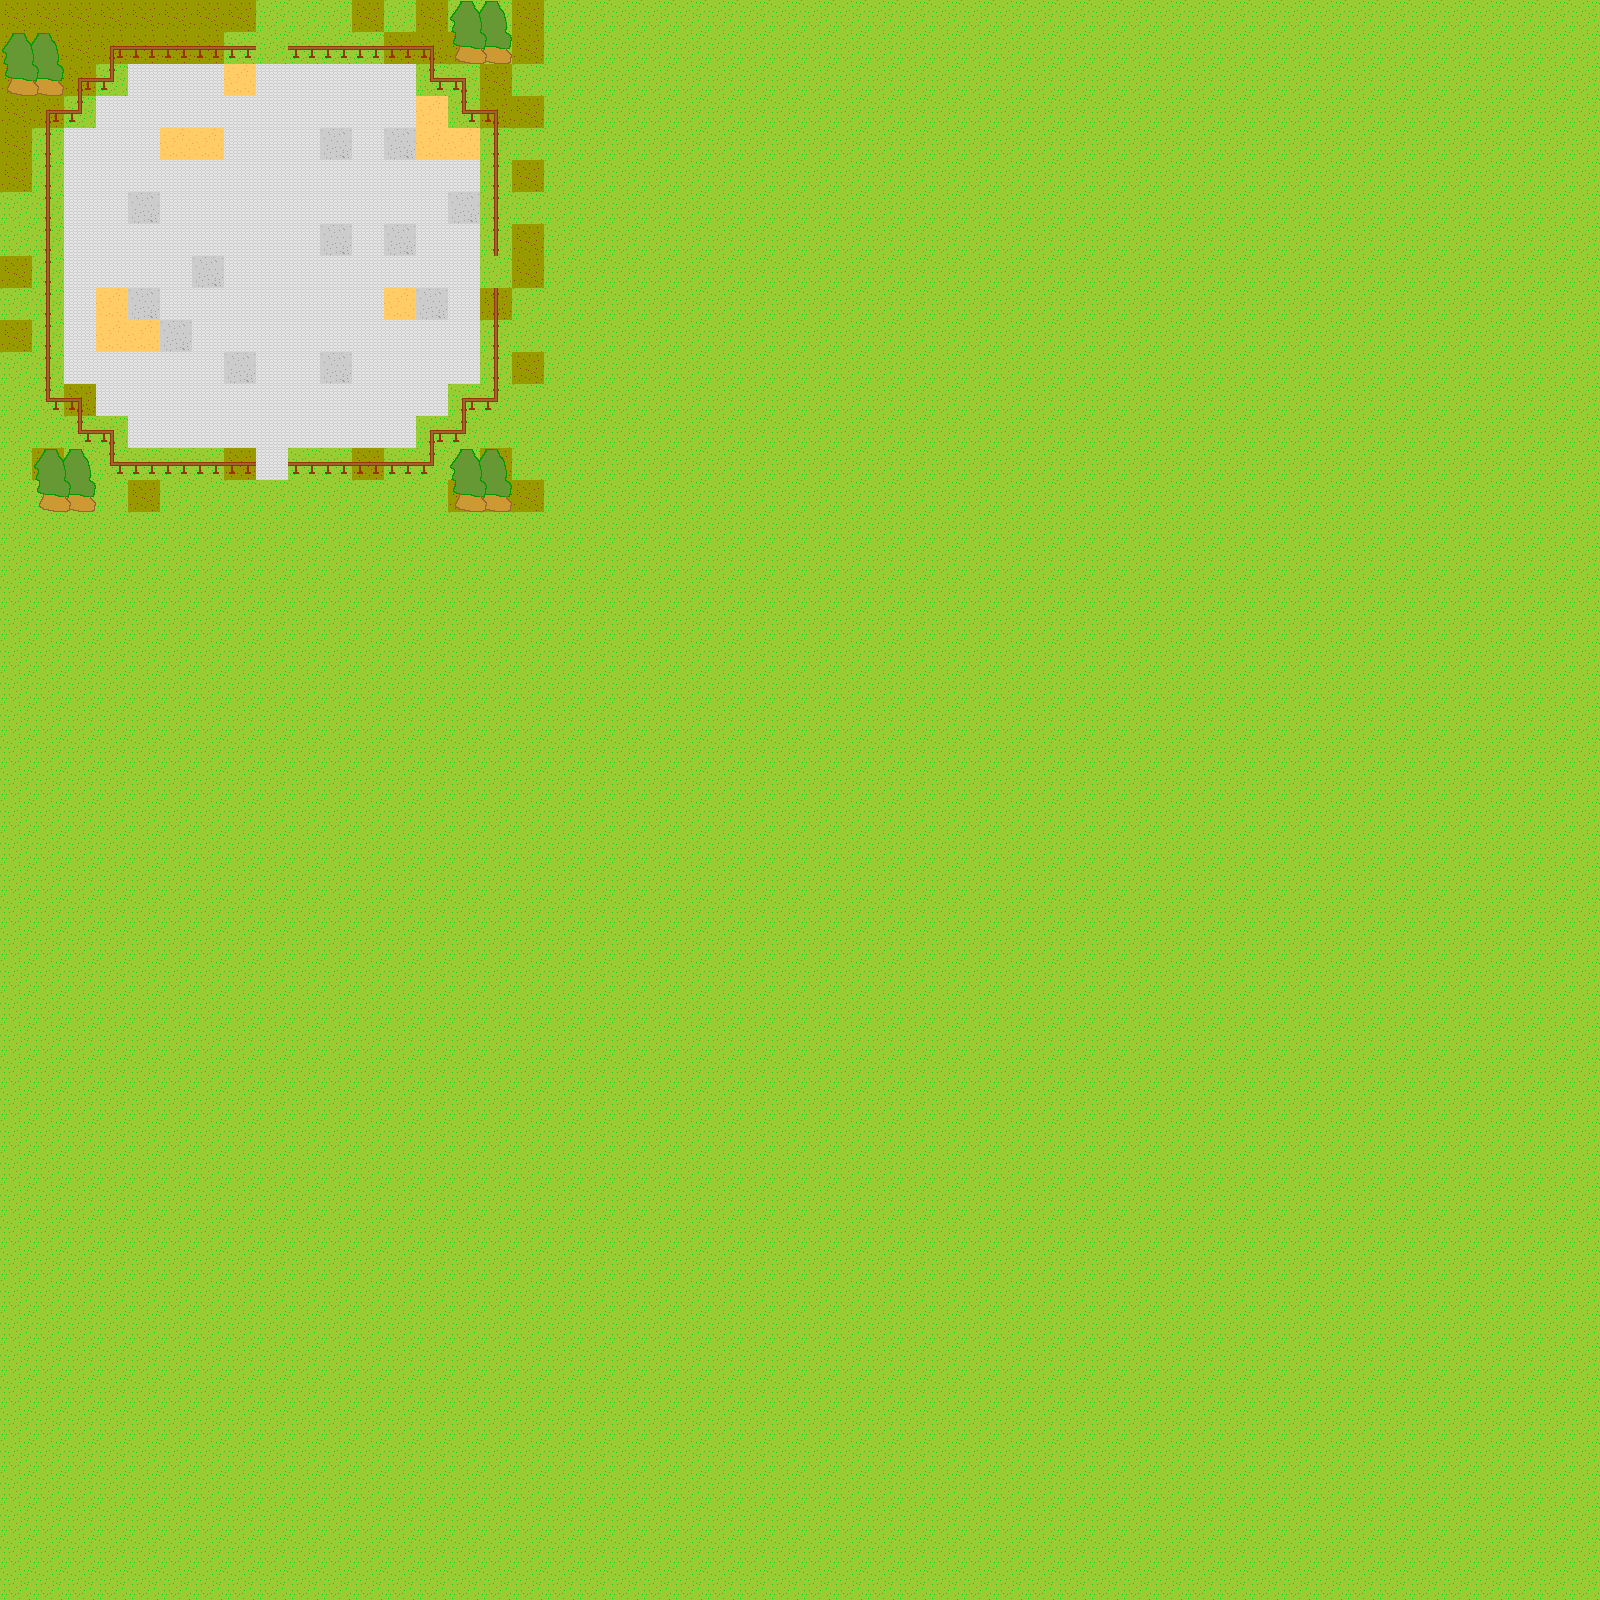

This game map was drawn from its Tiled (.tmx) file and the tilesets committed beside it. A one-line description and the trimmed map source follow:
An orthogonal 50x50 tile map with 32x32 px tiles, 2 tile layers (ground, collision), 2 tilesets.

<map version="1.0" tiledversion="1.0.3" orientation="orthogonal" renderorder="right-down" width="50" height="50" tilewidth="32" tileheight="32" nextobjectid="1">
 <tileset firstgid="1" name="tiles" tilewidth="32" tileheight="32" tilecount="400" columns="20">
  <image source="../../../images/tiles/tiles.png" width="640" height="640" />
  <tile id="1">
   <properties>
    <property name="type" value="grass" />
   </properties>
  </tile>
  <tile id="2">
   <properties>
    <property name="type" value="dirt" />
   </properties>
  </tile>
  <tile id="3">
   <properties>
    <property name="type" value="sand" />
   </properties>
  </tile>
  <tile id="4">
   <properties>
    <property name="type" value="water" />
   </properties>
  </tile>
  <tile id="5">
   <properties>
    <property name="type" value="rock" />
   </properties>
  </tile>
  <tile id="6">
   <properties>
    <property name="type" value="road" />
   </properties>
  </tile>
  <tile id="7">
   <properties>
    <property name="type" value="desert" />
   </properties>
  </tile>
  <tile id="20">
   <properties>
    <property name="type" value="impassable" />
   </properties>
  </tile>
  <tile id="21">
   <properties>
    <property name="type" value="impassable" />
   </properties>
  </tile>
  <tile id="40">
   <properties>
    <property name="type" value="impassable" />
   </properties>
  </tile>
  <tile id="41">
   <properties>
    <property name="type" value="impassable" />
   </properties>
  </tile>
  <tile id="60">
   <properties>
    <property name="type" value="impassable" />
   </properties>
  </tile>
  <tile id="61">
   <properties>
    <property name="type" value="impassable" />
   </properties>
  </tile>
  <tile id="80">
   <properties>
    <property name="type" value="impassable" />
   </properties>
  </tile>
  <tile id="81">
   <properties>
    <property name="type" value="impassable" />
   </properties>
  </tile>
  <tile id="120">
   <properties>
    <property name="type" value="impassable" />
   </properties>
  </tile>
  <tile id="121">
   <properties>
    <property name="type" value="impassable" />
   </properties>
  </tile>
  <tile id="122">
   <properties>
    <property name="type" value="impassable" />
   </properties>
  </tile>
  <tile id="140">
   <properties>
    <property name="type" value="impassable" />
   </properties>
  </tile>
  <tile id="141">
   <properties>
    <property name="type" value="impassable" />
   </properties>
  </tile>
  <tile id="143">
   <properties>
    <property name="type" value="impassable" />
   </properties>
  </tile>
  <tile id="160">
   <properties>
    <property name="type" value="impassable" />
   </properties>
  </tile>
  <tile id="161">
   <properties>
    <property name="type" value="impassable" />
   </properties>
  </tile>
  <tile id="162">
   <properties>
    <property name="type" value="impassable" />
   </properties>
  </tile>
  <tile id="163">
   <properties>
    <property name="type" value="impassable" />
   </properties>
  </tile>
  <tile id="164">
   <properties>
    <property name="type" value="impassable" />
   </properties>
  </tile>
  <tile id="165">
   <properties>
    <property name="type" value="impassable" />
   </properties>
  </tile>
  <tile id="166">
   <properties>
    <property name="type" value="impassable" />
   </properties>
  </tile>
  <tile id="167">
   <properties>
    <property name="type" value="impassable" />
   </properties>
  </tile>
  <tile id="168">
   <properties>
    <property name="type" value="impassable" />
   </properties>
  </tile>
  <tile id="169">
   <properties>
    <property name="type" value="impassable" />
   </properties>
  </tile>
  <tile id="170">
   <properties>
    <property name="type" value="impassable" />
   </properties>
  </tile>
  <tile id="171">
   <properties>
    <property name="type" value="impassable" />
   </properties>
  </tile>
  <tile id="172">
   <properties>
    <property name="type" value="impassable" />
   </properties>
  </tile>
  <tile id="173">
   <properties>
    <property name="type" value="impassable" />
   </properties>
  </tile>
  <tile id="180">
   <properties>
    <property name="type" value="impassable" />
   </properties>
  </tile>
  <tile id="181">
   <properties>
    <property name="type" value="impassable" />
   </properties>
  </tile>
  <tile id="182">
   <properties>
    <property name="type" value="impassable" />
   </properties>
  </tile>
  <tile id="183">
   <properties>
    <property name="type" value="impassable" />
   </properties>
  </tile>
  <tile id="184">
   <properties>
    <property name="type" value="impassable" />
   </properties>
  </tile>
  <tile id="185">
   <properties>
    <property name="type" value="impassable" />
   </properties>
  </tile>
  <tile id="186">
   <properties>
    <property name="type" value="impassable" />
   </properties>
  </tile>
  <tile id="187">
   <properties>
    <property name="type" value="impassable" />
   </properties>
  </tile>
  <tile id="188">
   <properties>
    <property name="type" value="impassable" />
   </properties>
  </tile>
  <tile id="189">
   <properties>
    <property name="type" value="impassable" />
   </properties>
  </tile>
  <tile id="190">
   <properties>
    <property name="type" value="impassable" />
   </properties>
  </tile>
  <tile id="191">
   <properties>
    <property name="type" value="impassable" />
   </properties>
  </tile>
  <tile id="192">
   <properties>
    <property name="type" value="impassable" />
   </properties>
  </tile>
  <tile id="193">
   <properties>
    <property name="type" value="impassable" />
   </properties>
  </tile>
  <tile id="200">
   <properties>
    <property name="type" value="impassable" />
   </properties>
  </tile>
  <tile id="201">
   <properties>
    <property name="type" value="impassable" />
   </properties>
  </tile>
  <tile id="202">
   <properties>
    <property name="type" value="impassable" />
   </properties>
  </tile>
  <tile id="203">
   <properties>
    <property name="type" value="impassable" />
   </properties>
  </tile>
  <tile id="204">
   <properties>
    <property name="type" value="impassable" />
   </properties>
  </tile>
  <tile id="205">
   <properties>
    <property name="type" value="impassable" />
   </properties>
  </tile>
  <tile id="206">
   <properties>
    <property name="type" value="impassable" />
   </properties>
  </tile>
  <tile id="207">
   <properties>
    <property name="type" value="impassable" />
   </properties>
  </tile>
  <tile id="208">
   <properties>
    <property name="type" value="impassable" />
   </properties>
  </tile>
  <tile id="209">
   <properties>
    <property name="type" value="impassable" />
   </properties>
  </tile>
  <tile id="210">
   <properties>
    <property name="type" value="impassable" />
   </properties>
  </tile>
  <tile id="211">
   <properties>
    <property name="type" value="impassable" />
   </properties>
  </tile>
  <tile id="212">
   <properties>
    <property name="type" value="impassable" />
   </properties>
  </tile>
  <tile id="213">
   <properties>
    <property name="type" value="impassable" />
   </properties>
  </tile>
 </tileset>
 <tileset firstgid="401" name="buildings" tilewidth="32" tileheight="32" tilecount="100" columns="10">
  <image source="../../../images/tiles/buildings.png" width="320" height="320" />
  <terraintypes>
   <terrain name="New Terrain" tile="-1" />
  </terraintypes>
  <tile id="0">
   <properties>
    <property name="type" value="impassable" />
   </properties>
  </tile>
  <tile id="1">
   <properties>
    <property name="type" value="impassable" />
   </properties>
  </tile>
  <tile id="2">
   <properties>
    <property name="type" value="impassable" />
   </properties>
  </tile>
  <tile id="3">
   <properties>
    <property name="type" value="impassable" />
   </properties>
  </tile>
  <tile id="4">
   <properties>
    <property name="type" value="impassable" />
   </properties>
  </tile>
  <tile id="5">
   <properties>
    <property name="type" value="impassable" />
   </properties>
  </tile>
  <tile id="6">
   <properties>
    <property name="type" value="impassable" />
   </properties>
  </tile>
  <tile id="7">
   <properties>
    <property name="type" value="impassable" />
   </properties>
  </tile>
  <tile id="8">
   <properties>
    <property name="type" value="impassable" />
   </properties>
  </tile>
  <tile id="9">
   <properties>
    <property name="type" value="impassable" />
   </properties>
  </tile>
  <tile id="10">
   <properties>
    <property name="type" value="impassable" />
   </properties>
  </tile>
  <tile id="11">
   <properties>
    <property name="type" value="impassable" />
   </properties>
  </tile>
  <tile id="12">
   <properties>
    <property name="type" value="impassable" />
   </properties>
  </tile>
  <tile id="13">
   <properties>
    <property name="type" value="impassable" />
   </properties>
  </tile>
  <tile id="14">
   <properties>
    <property name="type" value="impassable" />
   </properties>
  </tile>
  <tile id="15">
   <properties>
    <property name="type" value="impassable" />
   </properties>
  </tile>
  <tile id="16">
   <properties>
    <property name="type" value="impassable" />
   </properties>
  </tile>
  <tile id="17">
   <properties>
    <property name="type" value="impassable" />
   </properties>
  </tile>
  <tile id="18">
   <properties>
    <property name="type" value="impassable" />
   </properties>
  </tile>
  <tile id="19">
   <properties>
    <property name="type" value="impassable" />
   </properties>
  </tile>
  <tile id="20">
   <properties>
    <property name="type" value="impassable" />
   </properties>
  </tile>
  <tile id="21">
   <properties>
    <property name="type" value="impassable" />
   </properties>
  </tile>
  <tile id="22">
   <properties>
    <property name="type" value="impassable" />
   </properties>
  </tile>
  <tile id="23">
   <properties>
    <property name="type" value="impassable" />
   </properties>
  </tile>
  <tile id="24">
   <properties>
    <property name="type" value="impassable" />
   </properties>
  </tile>
  <tile id="25">
   <properties>
    <property name="type" value="impassable" />
   </properties>
  </tile>
  <tile id="26">
   <properties>
    <property name="type" value="impassable" />
   </properties>
  </tile>
  <tile id="27">
   <properties>
    <property name="type" value="impassable" />
   </properties>
  </tile>
  <tile id="28">
   <properties>
    <property name="type" value="impassable" />
   </properties>
  </tile>
  <tile id="29">
   <properties>
    <property name="type" value="impassable" />
   </properties>
  </tile>
  <tile id="30">
   <properties>
    <property name="type" value="impassable" />
   </properties>
  </tile>
  <tile id="31">
   <properties>
    <property name="type" value="impassable" />
   </properties>
  </tile>
  <tile id="32">
   <properties>
    <property name="type" value="impassable" />
   </properties>
  </tile>
  <tile id="33">
   <properties>
    <property name="type" value="impassable" />
   </properties>
  </tile>
  <tile id="34">
   <properties>
    <property name="type" value="impassable" />
   </properties>
  </tile>
  <tile id="35">
   <properties>
    <property name="type" value="impassable" />
   </properties>
  </tile>
  <tile id="36">
   <properties>
    <property name="type" value="impassable" />
   </properties>
  </tile>
  <tile id="37">
   <properties>
    <property name="type" value="impassable" />
   </properties>
  </tile>
  <tile id="38">
   <properties>
    <property name="type" value="impassable" />
   </properties>
  </tile>
  <tile id="39">
   <properties>
    <property name="type" value="impassable" />
   </properties>
  </tile>
  <tile id="40">
   <properties>
    <property name="type" value="impassable" />
   </properties>
  </tile>
  <tile id="41">
   <properties>
    <property name="type" value="impassable" />
   </properties>
  </tile>
  <tile id="42">
   <properties>
    <property name="type" value="impassable" />
   </properties>
  </tile>
  <tile id="43">
   <properties>
    <property name="type" value="impassable" />
   </properties>
  </tile>
  <tile id="44">
   <properties>
    <property name="type" value="impassable" />
   </properties>
  </tile>
  <tile id="45">
   <properties>
    <property name="type" value="impassable" />
   </properties>
  </tile>
  <tile id="46">
   <properties>
    <property name="type" value="impassable" />
   </properties>
  </tile>
  <tile id="47">
   <properties>
    <property name="type" value="impassable" />
   </properties>
  </tile>
  <tile id="48">
   <properties>
    <property name="type" value="impassable" />
   </properties>
  </tile>
  <tile id="49">
   <properties>
    <property name="type" value="impassable" />
   </properties>
  </tile>
  <tile id="50">
   <properties>
    <property name="type" value="impassable" />
   </properties>
  </tile>
  <tile id="51">
   <properties>
    <property name="type" value="impassable" />
   </properties>
  </tile>
  <tile id="52">
   <properties>
    <property name="type" value="impassable" />
   </properties>
  </tile>
  <tile id="53">
   <properties>
    <property name="type" value="impassable" />
   </properties>
  </tile>
  <tile id="54">
   <properties>
    <property name="type" value="impassable" />
   </properties>
  </tile>
  <tile id="55">
   <properties>
    <property name="type" value="impassable" />
   </properties>
  </tile>
  <tile id="56">
   <properties>
    <property name="type" value="impassable" />
   </properties>
  </tile>
  <tile id="57">
   <properties>
    <property name="type" value="impassable" />
   </properties>
  </tile>
  <tile id="58">
   <properties>
    <property name="type" value="impassable" />
   </properties>
  </tile>
  <tile id="59">
   <properties>
    <property name="type" value="impassable" />
   </properties>
  </tile>
  <tile id="60">
   <properties>
    <property name="type" value="impassable" />
   </properties>
  </tile>
  <tile id="61">
   <properties>
    <property name="type" value="impassable" />
   </properties>
  </tile>
  <tile id="62">
   <properties>
    <property name="type" value="impassable" />
   </properties>
  </tile>
  <tile id="63">
   <properties>
    <property name="type" value="impassable" />
   </properties>
  </tile>
  <tile id="64">
   <properties>
    <property name="type" value="impassable" />
   </properties>
  </tile>
  <tile id="65">
   <properties>
    <property name="type" value="impassable" />
   </properties>
  </tile>
  <tile id="66">
   <properties>
    <property name="type" value="impassable" />
   </properties>
  </tile>
  <tile id="67">
   <properties>
    <property name="type" value="impassable" />
   </properties>
  </tile>
  <tile id="68">
   <properties>
    <property name="type" value="impassable" />
   </properties>
  </tile>
  <tile id="69">
   <properties>
    <property name="type" value="impassable" />
   </properties>
  </tile>
 </tileset>
 <layer name="ground" width="50" height="50">
  <properties>
   <property name="type" value="SPRITE_NONE" />
  </properties>
  <data>[2500 cells, 2500 non-empty, 5 distinct tile ids]</data>
 </layer>
 <layer name="collision" width="50" height="50">
  <properties>
   <property name="type" value="SPRITE_NONE" />
  </properties>
  <data>[2500 cells, 67 non-empty, 10 distinct tile ids]</data>
 </layer>
</map>
